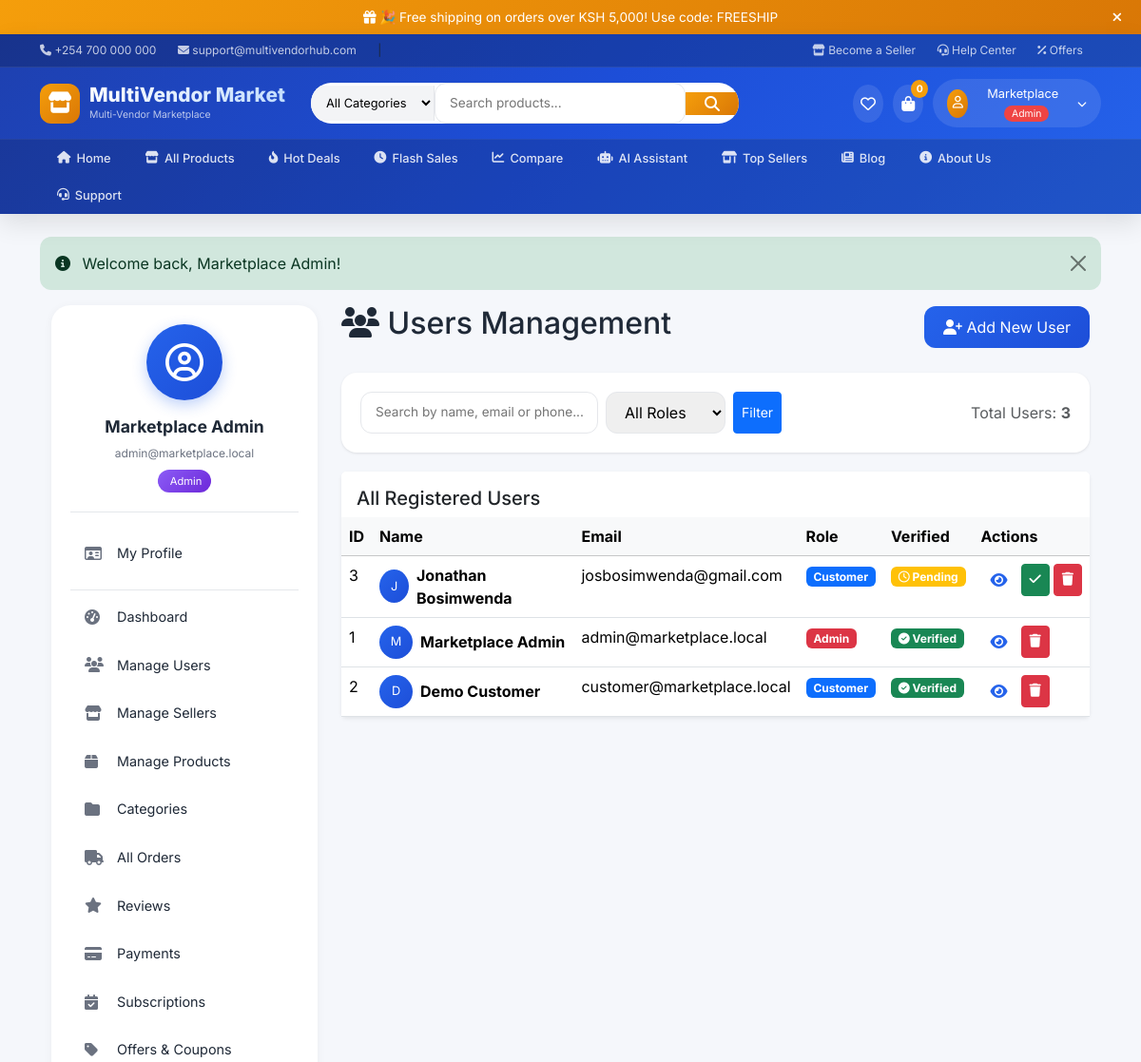
Before: /admin/users.php (signed in, upper part) with the older database file.
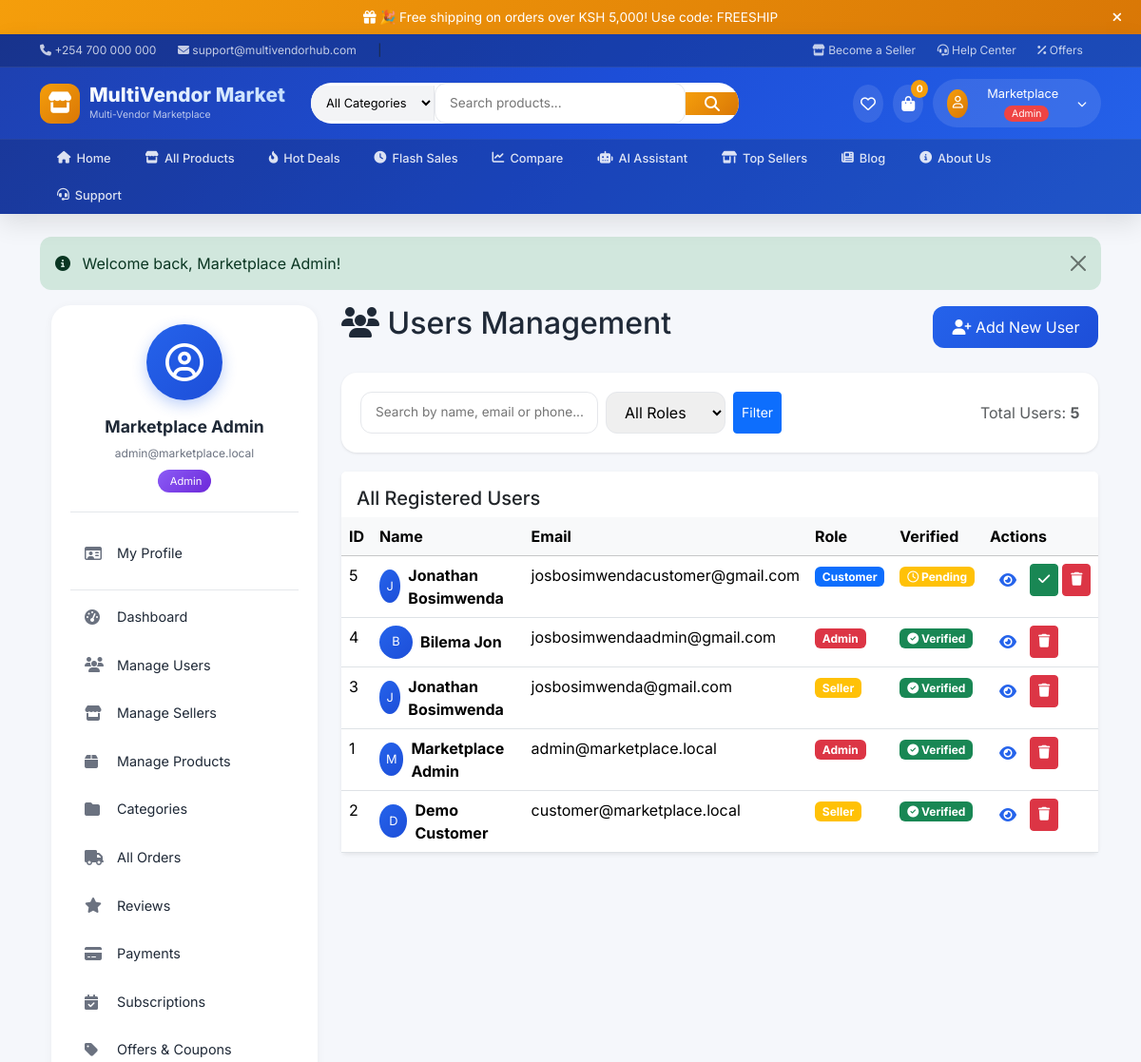
After: the same page with the newer database file.
### tables this page shows
CREATE TABLE `users` (
  `id` int(11) NOT NULL,
  `name` varchar(120) NOT NULL,
  `email` varchar(190) NOT NULL,
  `password_hash` varchar(255) NOT NULL,
  `role` enum('customer','seller','admin') NOT NULL DEFAULT 'customer',
  `phone` varchar(40) DEFAULT NULL,
  `address` text DEFAULT NULL,
  `email_verified` tinyint(1) NOT NULL DEFAULT 0,
  `verification_token` varchar(64) DEFAULT NULL,
  `reset_token` varchar(64) DEFAULT NULL,
  `reset_expires` datetime DEFAULT NULL,
  `created_at` datetime NOT NULL,
  `remember_token` varchar(64) DEFAULT NULL,
  `remember_expires` datetime DEFAULT NULL
);

### admin/users.php (the view, shortened to what the changed rows need)
<?php
require_once '../includes/header.php';
$page = isset($_GET['page']) ? intval($_GET['page']) : 1;
$limit = 10;
$offset = ($page - 1) * $limit;
$where_clauses = [];
$params = [];
$types = '';
$where_sql = !empty($where_clauses) ? "WHERE " . implode(" AND ", $where_clauses) : "";
$count_sql = "SELECT COUNT(*) as total FROM users $where_sql";
$count_stmt = $mysqli->prepare($count_sql);
$count_stmt->execute();
$total_users = $count_stmt->get_result()->fetch_assoc()['total'];
$sql = "SELECT * FROM users $where_sql ORDER BY created_at DESC LIMIT ? OFFSET ?";
$stmt = $mysqli->prepare($sql);
$params[] = $limit;
$params[] = $offset;
$types .= 'ii';
$stmt->bind_param($types, ...$params);
$stmt->execute();
$users = $stmt->get_result();
?>
<div class="container-fluid">
    <div class="admin-content-wrapper">
        <div class="admin-main-col">
            <div class="d-flex justify-content-between align-items-center mb-4 flex-wrap gap-3">
                <h2><i class="fa-solid fa-users"></i> Users Management</h2>
            </div>
            <div class="filter-bar">
                <div class="d-flex justify-content-between align-items-center flex-wrap gap-3">
                    <div>
                        <span class="text-muted">Total Users: <strong><?= number_format($total_users) ?></strong></span>
                    </div>
                </div>
            </div>
            <div class="card border-0 shadow-sm">
                <div class="card-body p-0">
                    <div class="table-responsive">
                        <table class="table table-hover mb-0">
                            <thead class="table-light">
                                <tr>
                                    <th>ID</th>
                                    <th>Name</th>
                                    <th>Email</th>
                                    <th>Role</th>
                                    <th>Verified</th>
                                    <th>Actions</th>
                                </tr>
                            </thead>
                            <tbody>
                                <?php while ($user_row = $users->fetch_assoc()): ?>
                                <tr>
                                    <td><?= $user_row['id'] ?></td>
                                    <td>
                                        <div class="d-flex align-items-center gap-2">
                                            <div class="user-avatar-small">
                                                <?= strtoupper(substr($user_row['name'], 0, 1)) ?>
                                            </div>
                                            <strong><?= htmlspecialchars($user_row['name']) ?></strong>
                                        </div>
                                    </td>
                                    <td><?= htmlspecialchars($user_row['email']) ?></td>
                                    <td>
                                        <span class="badge <?= $user_row['role'] === 'admin' ? 'bg-danger' : ($user_row['role'] === 'seller' ? 'bg-warning' : 'bg-primary') ?>">
                                            <?= ucfirst($user_row['role']) ?>
                                        </span>
                                    </td>
                                    <td>
                                        <?php if ($user_row['email_verified']): ?>
                                            <span class="badge bg-success"><i class="fa-solid fa-check-circle"></i> Verified</span>
                                        <?php else: ?>
                                            <span class="badge bg-warning"><i class="fa-regular fa-clock"></i> Pending</span>
                                        <?php endif; ?>
                                    </td>
                                    <td>
                                        <div class="d-flex gap-1">
                                            <button class="view-details-btn" onclick="viewUserDetails(<?= $user_row['id'] ?>)" title="View Details">
                                                <i class="fa-solid fa-eye"></i>
                                            </button>
                                            <?php if (!$user_row['email_verified']): ?>
                                                <a href="?toggle_status=<?= $user_row['id'] ?>&status=verify" class="btn btn-sm btn-success" onclick="return confirm('Verify this user?')" title="Verify User">
                                                    <i class="fa-solid fa-check"></i>
                                                </a>
                                            <?php endif; ?>
                                            <a href="?toggle_status=<?= $user_row['id'] ?>&status=delete" class="btn btn-sm btn-danger" onclick="return confirm('Delete this user?')" title="Delete User">
                                                <i class="fa-solid fa-trash"></i>
                                            </a>
                                        </div>
                                    </td>
                                </tr>
                                <?php endwhile; ?>
                            </tbody>
                        </table>
                    </div>
                </div>
            </div>
        </div>
    </div>
</div>
<?php require_once '../includes/footer.php'; ?>

Changed rows visible on the page:
added users: id "5", name "J", name "Jonathan Bosimwenda", email "josbosimwendacustomer@gmail.com", role "Customer", email_verified 0 (drawn)
added users: id "4", name "B", name "Bilema Jon", email "josbosimwendaadmin@gmail.com", role "Admin", email_verified 1 (drawn)
changed users "josbosimwenda@gmail.com": role "Customer" → "Seller"; email_verified "Pending" → "Verified"
changed users "Demo Customer": role "Customer" → "Seller"
Other visible differences:
$total_users: "3" → "5"
